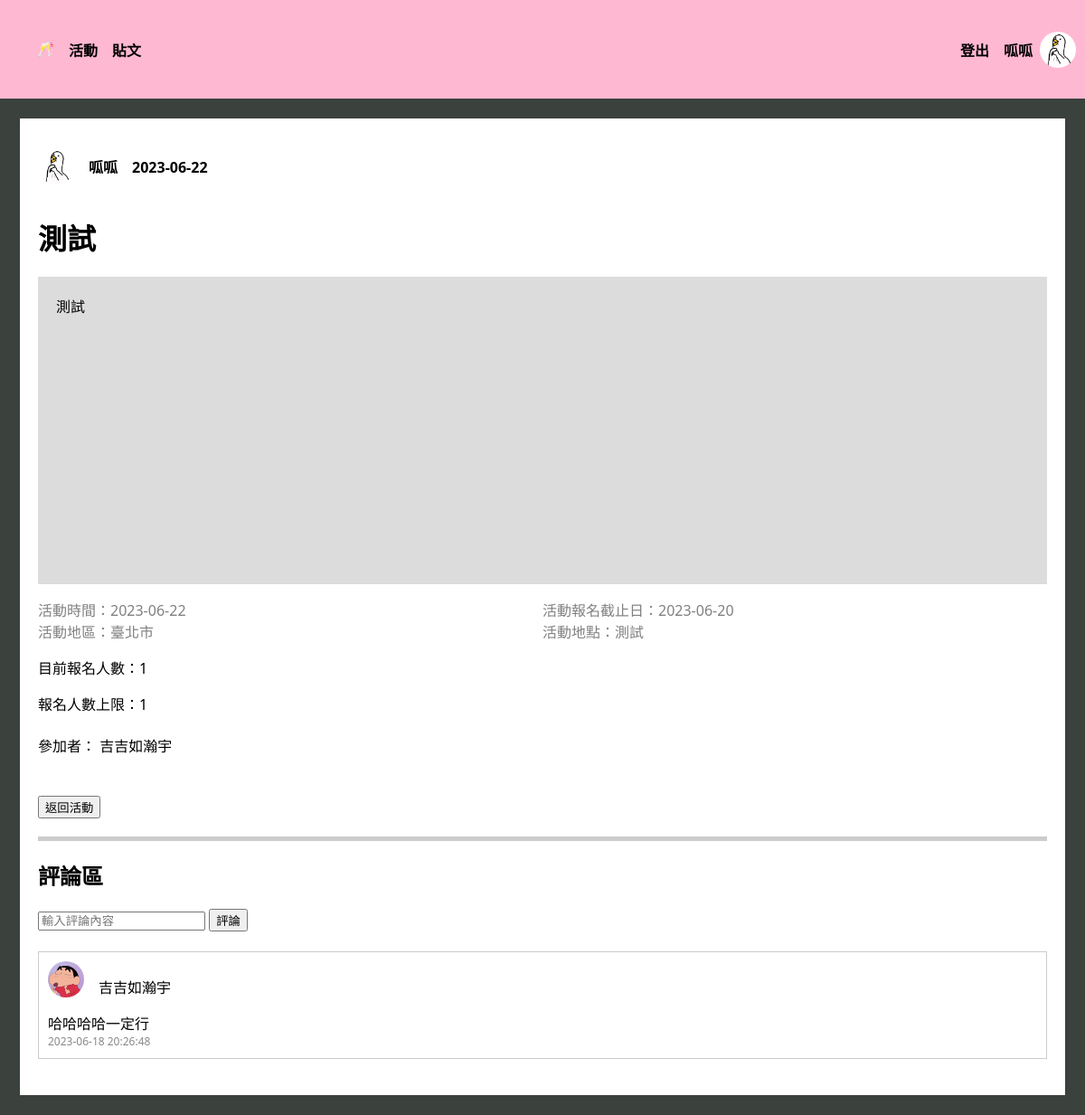
The app's page /activity/activities/activity_detail/f86ee416-6795-4402-ac4f-c531e64035d6 (signed in) with its own data.
### tables this page shows
CREATE TABLE "User" (
	"userID"	INTEGER,
	"password"	VARCHAR(10),
	"nickname"	VARCHAR(10) NOT NULL,
	"gender"	VARCHAR(1) NOT NULL,
	"birth"	TEXT,
	"cellphone"	VARCHAR(10),
	"email"	TEXT UNIQUE,
	"image" TEXT,
	PRIMARY KEY("userID" AUTOINCREMENT)
);

CREATE TABLE "Activity" (
	"activityID"	VARCHAR(36),
	"title"	VARCHAR(10),
	"time"	TEXT,
	"area"	TEXT,
	"location"	TEXT,
	"category"	TEXT,
	"peopleLimited"	INTEGER,
	"fee"	INTEGER,
	"expireDate"	TEXT,
	"organizerUserID"	INTEGER,
	"Intro"	VARCHAR(50),
	"createTime"	TEXT,
	FOREIGN KEY("organizerUserID") REFERENCES "User"("userID"),
	PRIMARY KEY("activityID")
);

CREATE TABLE "Discussion" (
	"discussionID"	INTEGER,
	"discussionUserID"	INTEGER,
	"discussionActivityID"	VARCHAR(36),
	"discussionTime"	TEXT,
	"discussionContent"	TEXT,
	FOREIGN KEY("discussionUserID") REFERENCES "User"("userID"),
	FOREIGN KEY("discussionActivityID") REFERENCES "Activity"("activityID"),
	PRIMARY KEY("discussionID" AUTOINCREMENT)
);

### crud/crudActivity.py (the view, shortened to what this page needs)
@activity_bp.route(
    "/activities/activity_detail/<string:activityID>", methods=["GET", "POST"]
)
def activity_detail(activityID):
    show_methed = request.args.get("show_methed")
    postDate = datetime.now().strftime("%Y-%m-%d")
    origin_user = session["userID"]
    con = sql.connect("funCrew_db.db")
    con.row_factory = sql.Row
    cur = con.cursor()
    cur.execute("SELECT nickname FROM User WHERE userID=?", (origin_user,))
    origin_username = cur.fetchone()[0]
    cur.execute("SELECT image FROM User WHERE userID=?", (origin_user,))
    origin_user_image = cur.fetchone()[0]
    cur.execute(
        "SELECT * FROM Participant WHERE participantUserID=? AND participantActivityID=?",
        (origin_user, activityID),
    )
    joint = cur.fetchone()
    cur.execute(
        "SELECT * FROM Activity, User WHERE organizerUserID=userID AND activityID=?",
        (activityID,),
    )
    activity = cur.fetchone()
    cur.execute(
        "SELECT * FROM Activity, Participant WHERE activityID=participantActivityID AND activityID=?",
        (activityID,),
    )
    participants = cur.fetchall()
    cur.execute(
        "SELECT nickname FROM User, Participant WHERE userID=participantUserID AND participantActivityID=?",
        (activityID,),
    )
    participants_menber = cur.fetchall()
    cur.execute(
        "SELECT COUNT(*) AS count_participants FROM Activity JOIN Participant ON Activity.activityID = Participant.participantActivityID WHERE Activity.activityID =?",
        (activityID,),
    )
    count_participants = cur.fetchone()
    cur.execute(
        """
        SELECT Discussion.*, User.image, User.nickname
        FROM Discussion
        INNER JOIN User ON Discussion.discussionUserID = User.userID
        WHERE discussionActivityID = ?
        ORDER BY discussionTime DESC
        """,
        (activityID,),
    )
    discussions = cur.fetchall()
    cur.execute(
        "SELECT image FROM User WHERE userID=? ", (activity["organizerUserID"],)
    )
    user_image = cur.fetchone()
    try:
        return render_template(
            "activity_detail.html",
            activity=activity,
            discussions=discussions,
            activityID=activityID,
            userID=origin_user,
            show_methed=show_methed,
            user_image=user_image,
            origin_username=origin_username,
            origin_user_image=origin_user_image,
            joint=joint,
            postDate=postDate,
            count_participants=count_participants,
            origin_user=origin_user,
            participants=participants,
            participants_menber=participants_menber,
        )
    except Exception as e:
        print(e)

### templates/activity_detail.html (shortened to what this page needs)
<!DOCTYPE html>
<html lang="zh-Hant-TW">
<head>
</head>
<body style="background-color: #3B413C;">
    <div class="nav_bar">
        <ul>
            <li><a href="/home"> 🥂 </a></li>
            <li><a href="/activity/activities/signingUp">活動</a></li>
            <li><a href="/post/posts/newest">貼文</a></li>
        </ul>
        <div class="header-right">
            <li style="list-style: none;"><a href="/user/logout">登出</a></li>
            <div class="user-info">
                <h4><a href="/user/personalInfo">{{ origin_username }}</a></h4></button>
                <img src="{{ url_for('static', filename='images/avatars/' + origin_user_image) }}" alt="大頭貼">
            </div>
        </div>
    </div>
    <div class="post-wrapper" style="background-color: white;">
        <div class="user-info">
            <img src="{{ url_for('static', filename='images/avatars/' + user_image[0]) }}" alt="大頭貼">
            <h4>　<a href="/user/info/{{activity['organizerUserID']}}">{{ activity['nickname'] }}</a>　{{ activity['Time']
                }}</h4>
        </div>
        <h1>{{ activity['title'] }}</h1>
        <div class="Intro" style="padding: 20px;">{{ activity['Intro'] }}</div>
        <div style="display: flex;color: gray;" >
            <p>活動時間：{{ activity['time'] }}</p>
            <p>活動報名截止日：{{ activity['expireDate'] }}</p>
        </div>
        <div style="display: flex;color:gray;">
            <p style="margin-top: 0%;">活動地區：{{ activity['area'] }}</p>
            <p style="margin-top: 0%;">活動地點：{{ activity['location'] }}</p>
        </div>
        <p>目前報名人數：{{ count_participants[0] }}</p>
        <p>報名人數上限：{{ activity['peopleLimited']}}</p>
        <br>
        {% if participants_menber %}
        參加者：
        {% for menber in participants_menber %}
        {{menber[0]}}
        {% endfor %}
        <br><br>
        {% endif %}
        <br>
    <button><a href="/activity/activities/{{show_methed}}">返回活動</a></button>
    <div class="separator"></div>
    <h2>評論區</h2>
    <form action="/activity/activities/activity_detail/{{ activityID }}" method="post" required>
        <div class="input">
            <input type="text" name="content" placeholder="輸入評論內容">
            <button type="submit">評論</button>
        </div>
    </form>
    <br>
    {% for discussion in discussions %}
    <div class="post">
        <div class="content">
            <div class="user-info">
                <img src="{{ url_for('static', filename='images/avatars/' + discussion['image']) }}" alt="大頭貼">
                <p><a href="/user/info/{{ discussion['discussionUserID'] }}">{{ discussion['nickname'] }}</a>
                </p>
            </div>
            <p>{{ discussion['discussionContent'] }}</p>
        </div>
        <div class="info">
            <span>{{ discussion['discussionTime'] }}</span>
        </div>
    </div>
    {% endfor %}
    </div>
</body>

### templates/activity_detail.html (style rules this page uses)
body { font-family: system-ui, -apple-system, BlinkMacSystemFont, 'Segoe UI', Roboto, Oxygen, Ubuntu, Cantarell, 'Open Sans', 'Helvetica Neue', sans-serif; margin: 0; }
a { text-decoration-line: none; color: black; }
.nav_bar ul { display: flex; list-style: none; }
.nav_bar li { font-weight: bold; margin-right: 16px; border: none; }
.nav_bar { display: flex; justify-content: space-between; align-items: center; background-color: #ffb8d1; height: 109px; width: 100%; top: 0px; font-weight: bold; }
.nav_bar .header-right { display: flex; align-items: center; margin-right: 10px; }
.header-right { display: flex; align-items: center; }
.post { margin-bottom: 20px; border: 1px solid #ccc; padding: 10px; }
.post .info { font-size: 12px; color: #888; }
.post .content { margin-top: 0px; }
.user-info { display: flex; align-items: center; }
.user-info h4 { margin-right: 8px; }
.user-info img { width: 40px; height: 40px; border-radius: 50%; object-fit: cover; }
.post-wrapper { border: 2px solid #ccc; padding: 20px; margin:20px; border-color: #3B413C; }
.post-wrapper p { width: 50%; margin-bottom: 0%; }
.separator { border-top: 5px solid #ccc; margin-top: 20px; margin-bottom: 20px; }
.Intro { border: #ccc; color: black; background-color: gainsboro; height: 300px; }

### records on screen
User: nickname "呱呱", image (picture)
Activity: Time "2023-06-22", title "測試", Intro "測試", time "2023-06-22", expireDate "2023-06-20", area "臺北市", location "測試", peopleLimited "1"
User: nickname "吉吉如瀚宇"
Discussion: image (picture), nickname "吉吉如瀚宇", discussionContent "哈哈哈哈一定行", discussionTime "2023-06-18 20:26:48"

### other values on screen
{{ count_participants[0] }} "1"
